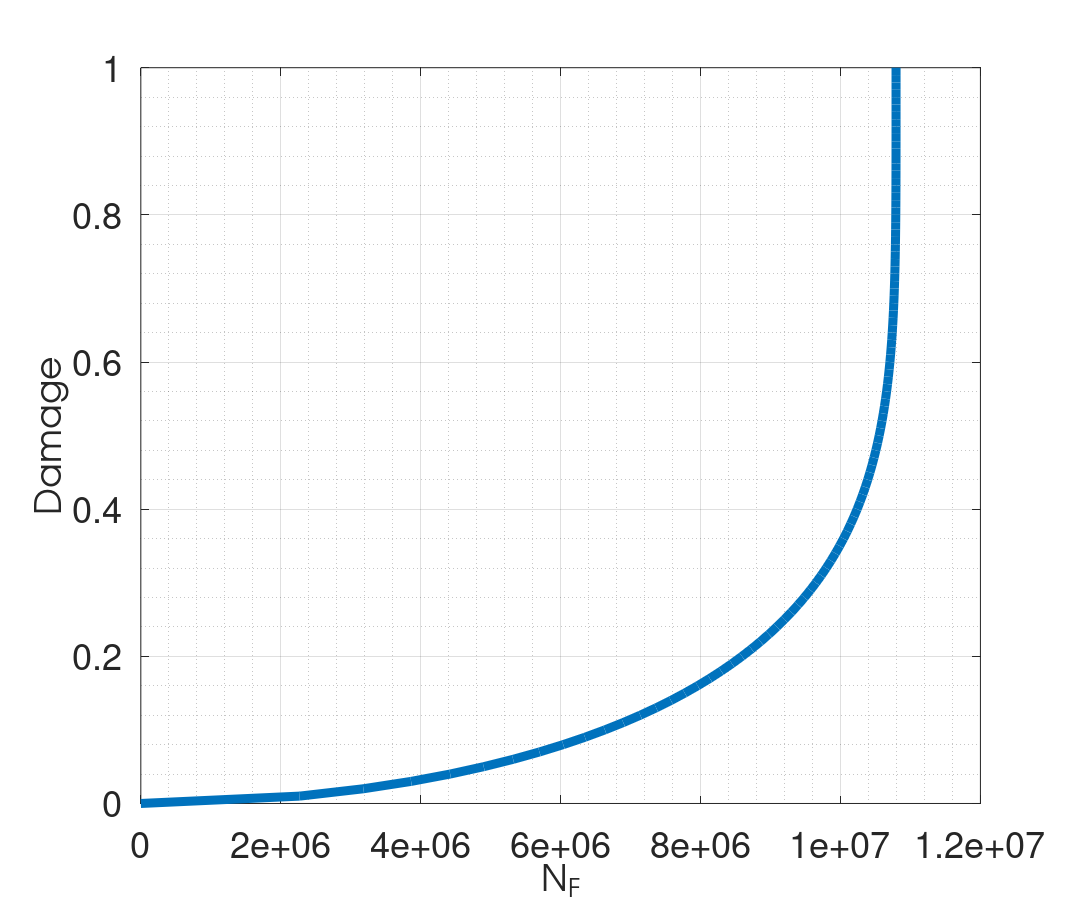

Source code (MATLAB):
% integration of  N over D
clc;
clear;
a=0.5;
b=3.5;
A= 7.7606E5;
M=1e8;
D=0:0.01:1;

N=(1 - (1 - D).^(b + 1)).^(1-a)*(A/M).^-b/(1+b)/(1-a);
dn=plot(N,D,'LineWidth', 10);
hXLabel =xlabel('Number of cycles N');
hYLabel=ylabel('Damage D');


grid on;
grid minor;
% hTitle =title('S-N curve at constant amplitude stress with R=-1 in our model with different $W_F$');
hXLabel = xlabel('N_F');
hYLabel =ylabel('Damage')

% Adjust font
set(gca, 'FontName', 'Helvetica','FontSize',40)
set([hXLabel, hYLabel], 'FontName', 'AvantGarde')
set([hXLabel, hYLabel], 'FontSize',40)

% Adjust axes properties
set(gcf,'color','w'); %set figure background transparent
set(gca,'color','w'); %set axis transparent
% Maximize print figure
set(gcf,'outerposition',get(0,'screensize'));
set(gcf, 'PaperPositionMode', 'manual');
set(gcf, 'PaperUnits', 'points'); %[ {inches} | centimeters | normalized | points ]
set(gcf, 'PaperPosition', [0 0 1200 1000]); %set(gcf,'PaperPosition',[left,bottom,width,height])
%  saveas(gcf,'F:\Git\PhDreport\5thesis\figures\D-N.png');
